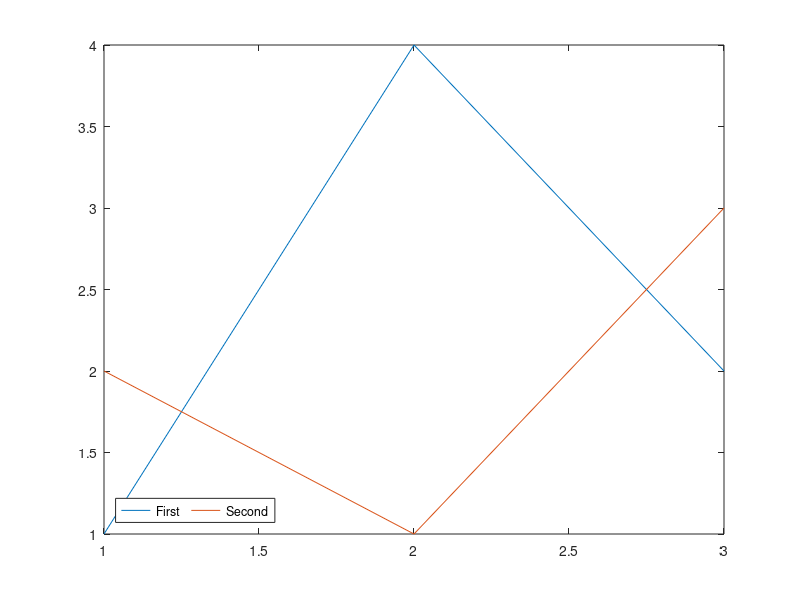

Here is the MATLAB script that generated this plot:
f = figure(43);
plot([1, 2, 3], [1, 4, 2]);
hold on
plot([1, 2, 3], [2, 1, 3]);
hleg = legend("First", "Second", "Location", "southwest", "Orientation", "horizontal");
current = gcf();
